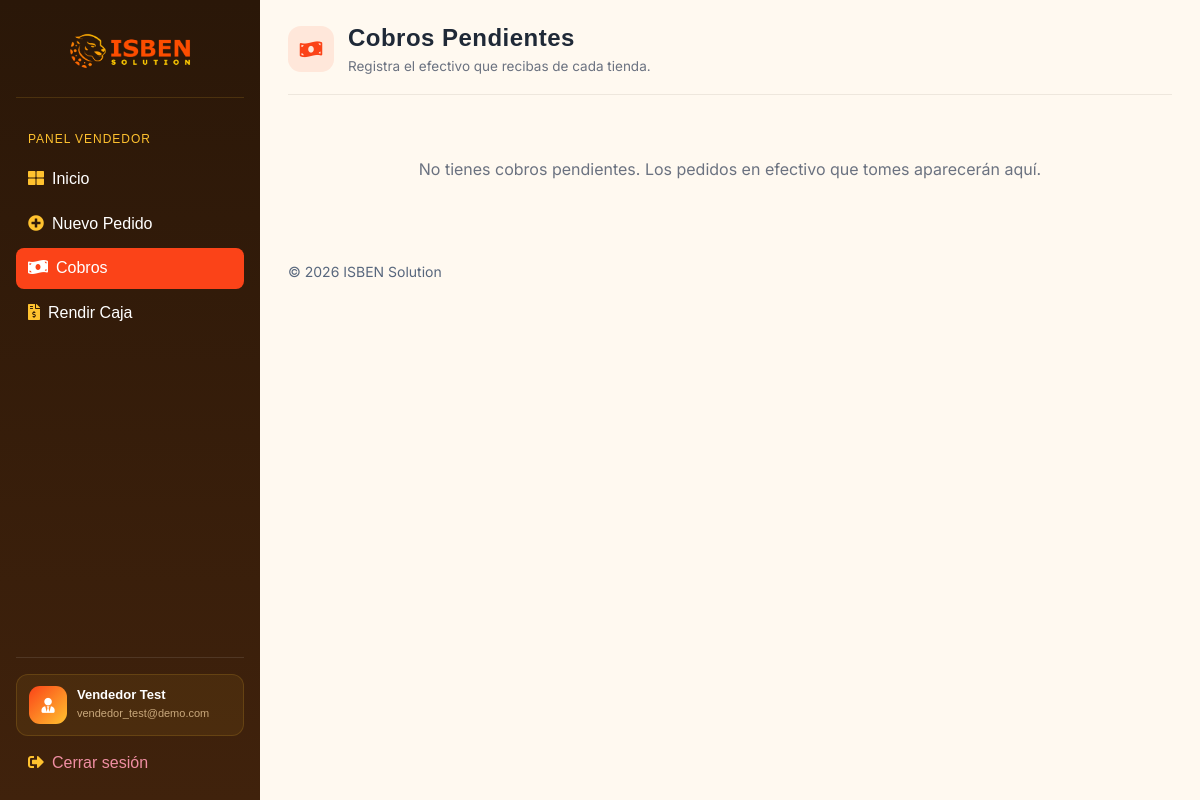
Page /vendedor/cobros/ (signed in) on the earlier database version.
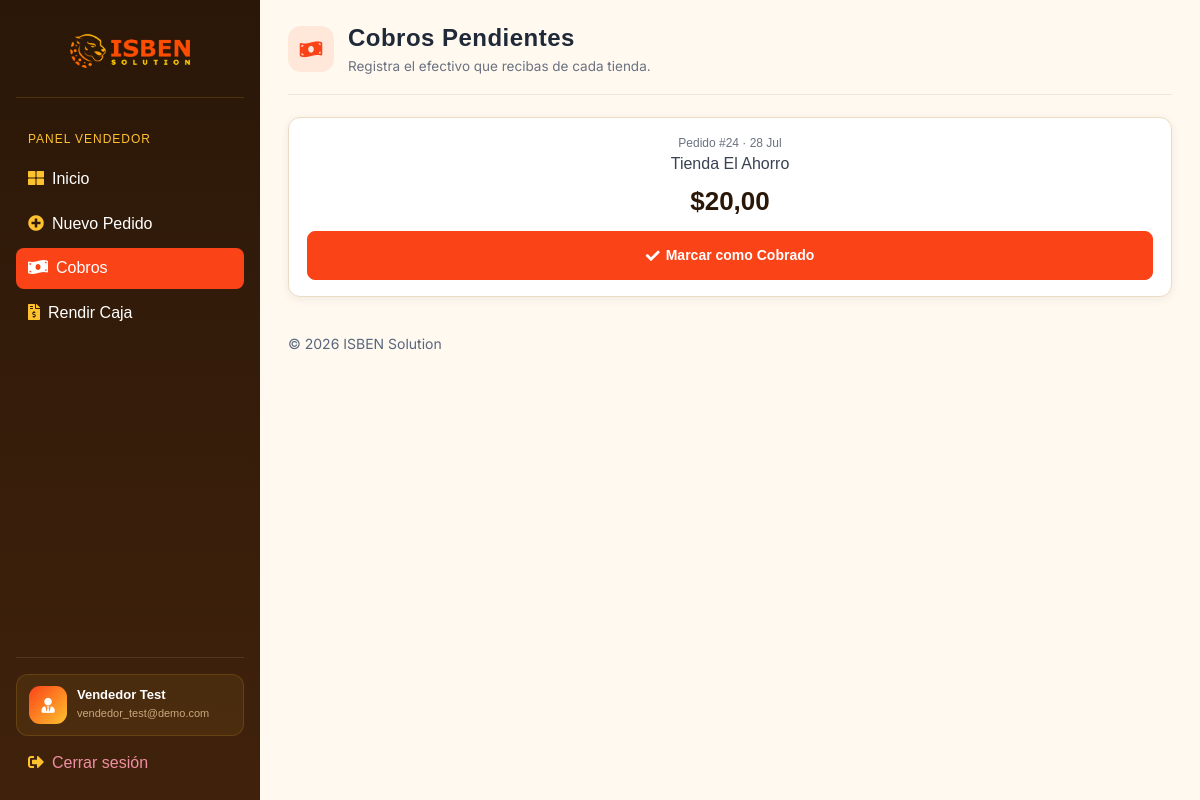
Same page on the later database version.
### appDjango/models.py (models this page shows, shortened)
class Pago(models.Model):
    METODO_CHOICES = [
        ("efectivo", "Efectivo"),
        ("tarjeta", "Tarjeta"),
        ("transferencia", "Transferencia"),
    ]
    ESTADO_CHOICES = [
        ("pendiente", "Pendiente"),
        ("confirmado", "Confirmado"),
        ("rechazado", "Rechazado"),
    ]
    pedido = models.OneToOneField(Pedido, on_delete=models.CASCADE, related_name="pago")
    metodo = models.CharField(max_length=20, choices=METODO_CHOICES)
    monto = models.DecimalField(max_digits=12, decimal_places=2)
    estado = models.CharField(
        max_length=20, choices=ESTADO_CHOICES, default="pendiente"
    )
    rendicion = models.ForeignKey(
        "Rendicion",
        on_delete=models.SET_NULL,
        blank=True,
        null=True,
        related_name="pagos",
    )

class Pedido(models.Model):
    CREADO_POR_CHOICES = [
        ("tienda", "Tienda"),
        ("vendedor", "Vendedor"),
    ]
    ESTADO_CHOICES = [
        ("pendiente", "Pendiente"),
        ("validado", "Validado"),
        ("en_camino", "En camino"),
        ("entregado", "Entregado"),
        ("cancelado", "Cancelado"),
    ]
    TIPO_PAGO_CHOICES = [
        ("efectivo", "Efectivo"),
        ("digital", "Digital"),
    ]
    tienda = models.ForeignKey(
        Tienda,
        on_delete=models.CASCADE,
        related_name="pedidos",
    )
    mayorista = models.ForeignKey(
        Mayorista,
        on_delete=models.CASCADE,
        related_name="pedidos",
    )
    vendedor = models.ForeignKey(
        Vendedor,
        on_delete=models.SET_NULL,
        blank=True,
        null=True,
        related_name="pedidos",
    )
    creado_por = models.CharField(
        max_length=10,
        choices=CREADO_POR_CHOICES,
    )
    estado = models.CharField(
        max_length=20,
        choices=ESTADO_CHOICES,
        default="pendiente",
    )
    tipo_pago = models.CharField(
        max_length=20,
        choices=TIPO_PAGO_CHOICES,
    )
    total = models.DecimalField(
        max_digits=12,
        decimal_places=2,
        default=0,
        editable=False,
    )
    comision_plataforma = models.DecimalField(
        max_digits=12,
        decimal_places=2,
        default=0,
        editable=False,
    )
    cobro_confirmado = models.BooleanField(
        default=False,
    )
    nota_voz_url = models.TextField(
        blank=True,
        null=True,
    )
    lat_entrega = models.FloatField(
        blank=True,
        null=True,
    )
    lng_entrega = models.FloatField(
        blank=True,
        null=True,
    )
    telefono_contacto = models.CharField(
        max_length=20,
        blank=True,
        null=True,
    )
    creado_en = models.DateTimeField(
        auto_now_add=True,
        null=True,
    )

class Tienda(models.Model):
    cuenta = models.OneToOneField(
        settings.AUTH_USER_MODEL, on_delete=models.CASCADE, related_name="perfil_tienda"
    )
    nombre = models.CharField(max_length=255)
    telefono = models.CharField(max_length=20, unique=True, blank=True, null=True)
    lat = models.FloatField(blank=True, null=True)
    lng = models.FloatField(blank=True, null=True)
    direccion_texto = models.TextField(blank=True, null=True)

### appDjango/views.py (the view)
# urls.py: path("vendedor/cobros/", views.vendedor_cobros, name="portal_vendedor_cobros"),
@vendedor_required
def vendedor_cobros(request):
    pagos = Pago.objects.filter(
        pedido__vendedor=request.vendedor, metodo="efectivo", estado="pendiente"
    ).select_related("pedido", "pedido__tienda")
    return render(request, "vendedor/cobros.html", {"pagos": pagos})

### appDjango/views.py (called while the page is built)
def vendedor_required(view_func):
    @wraps(view_func)
    def wrapper(request, *args, **kwargs):
        if not request.user.is_authenticated or not hasattr(
            request.user, "perfil_vendedor"
        ):
            return redirect("portal_login_vendedor")
        vendedor = request.user.perfil_vendedor
        if vendedor.primer_login and view_func.__name__ != "vendedor_cambiar_password":
            return redirect("portal_vendedor_cambiar_password")
        request.vendedor = vendedor
        return view_func(request, *args, **kwargs)
    return wrapper

### appDjango/templates/vendedor/cobros.html (shortened to what this page needs)
{% extends 'layouts/base.html' %}
{% block content %}
  <div class="pagina-cabecera">
    <div class="pagina-cabecera-titulo">
      <div class="pagina-cabecera-icono"><i class="fas fa-money-bill-wave"></i></div>
      <div>
        <h1>Cobros Pendientes</h1>
        <p class="subtitulo">Registra el efectivo que recibas de cada tienda.</p>
      </div>
    </div>
  </div>
  {% for pago in pagos %}
    <div class="portal-list-card" style="text-align:center;">
      <div style="font-size:12px; color:hsl(var(--muted-foreground));">Pedido #{{ pago.pedido.id }} · {{ pago.pedido.creado_en|date:"d M" }}</div>
      <strong style="font-size:16px;">{{ pago.pedido.tienda.nombre }}</strong>
      <div class="cobro-monto">${{ pago.monto }}</div>
      <a href="{% url 'portal_vendedor_marcar_cobrado' pago.id %}"
         class="btn btn-primary" style="width:100%; justify-content:center; padding:13px;"
         data-confirmar="¿Registrar el cobro de ${{ pago.monto }}?"
         data-confirmar-texto="Confirmas que {{ pago.pedido.tienda.nombre }} te entregó el efectivo del pedido #{{ pago.pedido.id }}.">
        <i class="fas fa-check"></i> Marcar como Cobrado
      </a>
    </div>
  {% empty %}
    <p class="portal-empty">No tienes cobros pendientes. Los pedidos en efectivo que tomes aparecerán aquí.</p>
  {% endfor %}
{% endblock %}

Differences in the rows shown:
added Pago: pedido.id "24", pedido.creado_en "28 Jul", pedido.tienda.nombre "Tienda El Ahorro", monto "20,00"
Other differences:
text no longer shown: "No tienes cobros pendientes. Los pedidos en efectivo que tomes aparecerán aquí."
